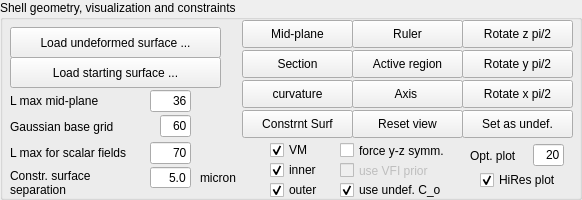
        <widget class="QGroupBox" name="groupBox_3">
         <property name="minimumSize">
          <size>
           <width>0</width>
           <height>200</height>
          </size>
         </property>
         <property name="maximumSize">
          <size>
           <width>16777215</width>
           <height>200</height>
          </size>
         </property>
         <property name="title">
          <string>Shell geometry, visualization and constraints</string>
         </property>
         <widget class="QLabel" name="label">
          <property name="geometry">
           <rect>
            <x>10</x>
            <y>90</y>
            <width>101</width>
            <height>21</height>
           </rect>
          </property>
          <property name="text">
           <string>L max mid-plane</string>
          </property>
         </widget>
         <widget class="QPushButton" name="pushButton_load_undeformed">
          <property name="geometry">
           <rect>
            <x>10</x>
            <y>27</y>
            <width>211</width>
            <height>31</height>
           </rect>
          </property>
          <property name="text">
           <string>Load undeformed surface ...</string>
          </property>
         </widget>
         <widget class="QPushButton" name="pushButton_reset_view">
          <property name="geometry">
           <rect>
            <x>352</x>
            <y>110</y>
            <width>111</width>
            <height>28</height>
           </rect>
          </property>
          <property name="text">
           <string>Reset view</string>
          </property>
         </widget>
         <widget class="QPushButton" name="pushButton_mid_plane">
          <property name="geometry">
           <rect>
            <x>242</x>
            <y>20</y>
            <width>111</width>
            <height>28</height>
           </rect>
          </property>
          <property name="text">
           <string>Mid-plane</string>
          </property>
         </widget>
         <widget class="QPushButton" name="pushButton_section">
          <property name="geometry">
           <rect>
            <x>242</x>
            <y>50</y>
            <width>111</width>
            <height>28</height>
           </rect>
          </property>
          <property name="text">
           <string>Section</string>
          </property>
         </widget>
         <widget class="QPushButton" name="pushButton_axis_toggle">
          <property name="geometry">
           <rect>
            <x>352</x>
            <y>80</y>
            <width>111</width>
            <height>28</height>
           </rect>
          </property>
          <property name="text">
           <string>Axis </string>
          </property>
         </widget>
         <widget class="QPushButton" name="pushButton_rot_z">
          <property name="geometry">
           <rect>
            <x>462</x>
            <y>20</y>
            <width>111</width>
            <height>28</height>
           </rect>
          </property>
          <property name="text">
           <string>Rotate z pi/2</string>
          </property>
         </widget>
         <widget class="QPushButton" name="pushButton_rot_y">
          <property name="geometry">
           <rect>
            <x>462</x>
            <y>50</y>
            <width>111</width>
            <height>28</height>
           </rect>
          </property>
          <property name="text">
           <string>Rotate y pi/2</string>
          </property>
         </widget>
         <widget class="QPushButton" name="pushButton_rot_x">
          <property name="geometry">
           <rect>
            <x>462</x>
            <y>80</y>
            <width>111</width>
            <height>28</height>
           </rect>
          </property>
          <property name="text">
           <string>Rotate x pi/2</string>
          </property>
         </widget>
         <widget class="QLabel" name="label_16">
          <property name="geometry">
           <rect>
            <x>10</x>
            <y>167</y>
            <width>121</width>
            <height>31</height>
           </rect>
          </property>
          <property name="text">
           <string>Constr. surface
separation</string>
          </property>
         </widget>
         <widget class="QLineEdit" name="lineEdit_VMscale">
          <property name="geometry">
           <rect>
            <x>150</x>
            <y>167</y>
            <width>41</width>
            <height>21</height>
           </rect>
          </property>
          <property name="text">
           <string>5.0</string>
          </property>
          <property name="alignment">
           <set>Qt::AlignRight|Qt::AlignTrailing|Qt::AlignVCenter</set>
          </property>
         </widget>
         <widget class="QPushButton" name="pushButton_cube_axis_toggle">
          <property name="geometry">
           <rect>
            <x>352</x>
            <y>20</y>
            <width>111</width>
            <height>28</height>
           </rect>
          </property>
          <property name="text">
           <string>Ruler</string>
          </property>
         </widget>
         <widget class="QLabel" name="label_12">
          <property name="geometry">
           <rect>
            <x>10</x>
            <y>137</y>
            <width>151</width>
            <height>31</height>
           </rect>
          </property>
          <property name="text">
           <string>L max for scalar fields</string>
          </property>
         </widget>
         <widget class="QLineEdit" name="lineEdit_gLmax">
          <property name="geometry">
           <rect>
            <x>150</x>
            <y>142</y>
            <width>41</width>
            <height>22</height>
           </rect>
          </property>
          <property name="toolTip">
           <string>L max for the scalar field representation</string>
          </property>
          <property name="text">
           <string>70</string>
          </property>
          <property name="alignment">
           <set>Qt::AlignRight|Qt::AlignTrailing|Qt::AlignVCenter</set>
          </property>
         </widget>
         <widget class="QPushButton" name="pushButton_curvature">
          <property name="geometry">
           <rect>
            <x>242</x>
            <y>80</y>
            <width>111</width>
            <height>28</height>
           </rect>
          </property>
          <property name="text">
           <string>curvature</string>
          </property>
         </widget>
         <widget class="QPushButton" name="pushButton_constraint_surface">
          <property name="geometry">
           <rect>
            <x>242</x>
            <y>110</y>
            <width>111</width>
            <height>28</height>
           </rect>
          </property>
          <property name="text">
           <string>Constrnt Surf</string>
          </property>
         </widget>
         <widget class="QLabel" name="label_21">
          <property name="geometry">
           <rect>
            <x>200</x>
            <y>170</y>
            <width>51</width>
            <height>16</height>
           </rect>
          </property>
          <property name="text">
           <string>micron</string>
          </property>
         </widget>
         <widget class="QCheckBox" name="checkBox_vm">
          <property name="geometry">
           <rect>
            <x>270</x>
            <y>140</y>
            <width>51</width>
            <height>20</height>
           </rect>
          </property>
          <property name="text">
           <string>VM</string>
          </property>
          <property name="checked">
           <bool>true</bool>
          </property>
         </widget>
         <widget class="QCheckBox" name="checkBox_inner">
          <property name="geometry">
           <rect>
            <x>270</x>
            <y>160</y>
            <width>61</width>
            <height>20</height>
           </rect>
          </property>
          <property name="text">
           <string>inner</string>
          </property>
          <property name="checked">
           <bool>true</bool>
          </property>
         </widget>
         <widget class="QCheckBox" name="checkBox_outer">
          <property name="geometry">
           <rect>
            <x>270</x>
            <y>180</y>
            <width>61</width>
            <height>20</height>
           </rect>
          </property>
          <property name="text">
           <string>outer</string>
          </property>
          <property name="checked">
           <bool>true</bool>
          </property>
         </widget>
         <widget class="QCheckBox" name="checkBox_HiRes">
          <property name="geometry">
           <rect>
            <x>480</x>
            <y>170</y>
            <width>91</width>
            <height>20</height>
           </rect>
          </property>
          <property name="toolTip">
           <string>Check to show higher resolution mesh updated during optimization.</string>
          </property>
          <property name="text">
           <string>HiRes plot</string>
          </property>
          <property name="checked">
           <bool>true</bool>
          </property>
         </widget>
         <widget class="QPushButton" name="pushButton_load_starting">
          <property name="enabled">
           <bool>true</bool>
          </property>
          <property name="geometry">
           <rect>
            <x>10</x>
            <y>57</y>
            <width>211</width>
            <height>31</height>
           </rect>
          </property>
          <property name="text">
           <string>Load starting surface ...</string>
          </property>
         </widget>
         <widget class="QLineEdit" name="lineEdit_opt_plot_frequency">
          <property name="geometry">
           <rect>
            <x>533</x>
            <y>144</y>
            <width>31</width>
            <height>22</height>
           </rect>
          </property>
          <property name="toolTip">
           <string>Frequency of plot updates during optimization (in function calls)</string>
          </property>
          <property name="text">
           <string>20</string>
          </property>
          <property name="alignment">
           <set>Qt::AlignRight|Qt::AlignTrailing|Qt::AlignVCenter</set>
          </property>
         </widget>
         <widget class="QLabel" name="label_48">
          <property name="geometry">
           <rect>
            <x>470</x>
            <y>140</y>
            <width>61</width>
            <height>31</height>
           </rect>
          </property>
          <property name="text">
           <string>Opt. plot</string>
          </property>
         </widget>
         <widget class="QLineEdit" name="lineEdit_Lmax">
          <property name="enabled">
           <bool>true</bool>
          </property>
          <property name="geometry">
           <rect>
            <x>150</x>
            <y>90</y>
            <width>41</width>
            <height>22</height>
           </rect>
          </property>
          <property name="toolTip">
           <string>L max for the scalar field representation</string>
          </property>
          <property name="text">
           <string>36</string>
          </property>
          <property name="alignment">
           <set>Qt::AlignRight|Qt::AlignTrailing|Qt::AlignVCenter</set>
          </property>
         </widget>
         <widget class="QLineEdit" name="lineEdit_gdim">
          <property name="enabled">
           <bool>true</bool>
          </property>
          <property name="geometry">
           <rect>
            <x>160</x>
            <y>115</y>
            <width>31</width>
            <height>22</height>
           </rect>
          </property>
          <property name="toolTip">
           <string>L max for the scalar field representation</string>
          </property>
          <property name="text">
           <string>60</string>
          </property>
          <property name="alignment">
           <set>Qt::AlignRight|Qt::AlignTrailing|Qt::AlignVCenter</set>
          </property>
         </widget>
         <widget class="QLabel" name="label_49">
          <property name="geometry">
           <rect>
            <x>10</x>
            <y>116</y>
            <width>121</width>
            <height>21</height>
           </rect>
          </property>
          <property name="text">
           <string>Gaussian base grid</string>
          </property>
         </widget>
         <widget class="QCheckBox" name="checkBox_symmetry">
          <property name="geometry">
           <rect>
            <x>340</x>
            <y>135</y>
            <width>131</width>
            <height>31</height>
           </rect>
          </property>
          <property name="toolTip">
           <string>&lt;html&gt;&lt;head/&gt;&lt;body&gt;&lt;p&gt;Suitable for all mirror symmetric morphologies. Mirror plane must be the one passing through x = 0 and orthogonal to the x-axis. Positive y-axis must point to the posterior of the animal. Positive z-axis points towards the ventral side.&lt;/p&gt;&lt;/body&gt;&lt;/html&gt;</string>
          </property>
          <property name="text">
           <string>force y-z symm.</string>
          </property>
          <property name="checked">
           <bool>false</bool>
          </property>
         </widget>
         <widget class="QPushButton" name="pushButton_active_region_view">
          <property name="geometry">
           <rect>
            <x>352</x>
            <y>50</y>
            <width>111</width>
            <height>28</height>
           </rect>
          </property>
          <property name="text">
           <string>Active region</string>
          </property>
         </widget>
         <widget class="QPushButton" name="pushButton_set_undef">
          <property name="geometry">
           <rect>
            <x>462</x>
            <y>110</y>
            <width>111</width>
            <height>28</height>
           </rect>
          </property>
          <property name="text">
           <string>Set as undef.</string>
          </property>
         </widget>
         <widget class="QCheckBox" name="checkBox_C_o_model">
          <property name="geometry">
           <rect>
            <x>340</x>
            <y>180</y>
            <width>121</width>
            <height>20</height>
           </rect>
          </property>
          <property name="toolTip">
           <string>&lt;html&gt;&lt;head/&gt;&lt;body&gt;&lt;p&gt;Check to use undeformed surface to determine preferred curvature during simulation.&lt;/p&gt;&lt;/body&gt;&lt;/html&gt;</string>
          </property>
          <property name="text">
           <string>use undef. C_o</string>
          </property>
          <property name="checked">
           <bool>true</bool>
          </property>
         </widget>
         <widget class="QCheckBox" name="checkBox_symmetry_vfi">
          <property name="enabled">
           <bool>false</bool>
          </property>
          <property name="geometry">
           <rect>
            <x>340</x>
            <y>155</y>
            <width>121</width>
            <height>31</height>
           </rect>
          </property>
          <property name="toolTip">
           <string>&lt;html&gt;&lt;head/&gt;&lt;body&gt;&lt;p&gt;For fruit-fly VFI quantification only.&lt;/p&gt;&lt;/body&gt;&lt;/html&gt;</string>
          </property>
          <property name="text">
           <string>use VFI prior</string>
          </property>
          <property name="checked">
           <bool>false</bool>
          </property>
         </widget>
        </widget>
